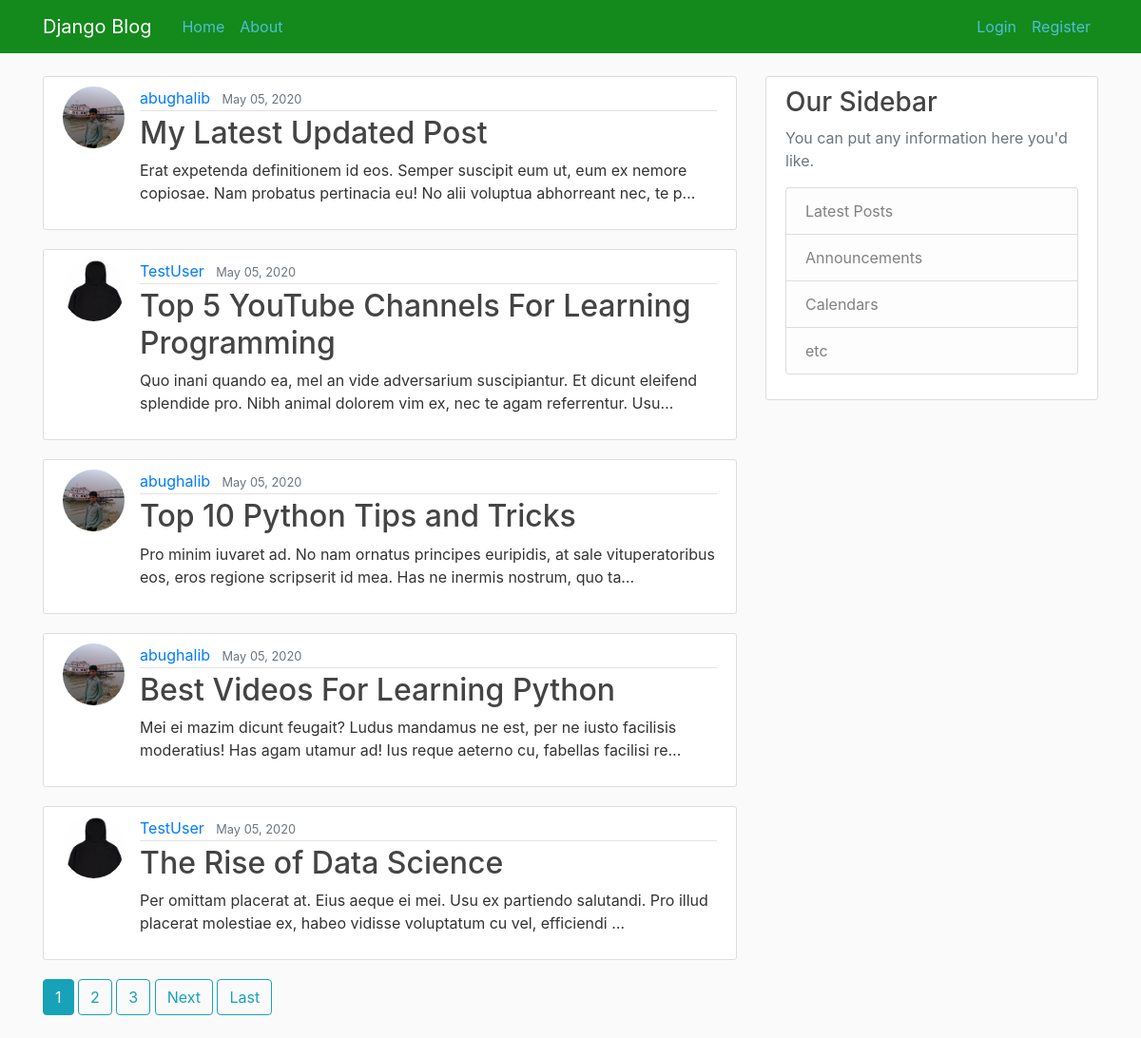
The page / on the database its author committed.
### blog/models.py (models this page shows, shortened)
class Post(models.Model):
    title = models.CharField(max_length=100)
    content = models.TextField()
    date_posted = models.DateTimeField(default=timezone.now)
    author = models.ForeignKey(User, on_delete=models.CASCADE)

### users/models.py (models this page shows, shortened)
class Profile(models.Model):
    user = models.OneToOneField(User, on_delete=models.CASCADE)
    image = models.ImageField(default='default.jpg', upload_to='profile_pics')

### blog/views.py (the view)
# urls.py: path('', PostListView.as_view(), name='blog-home'),
class PostListView(ListView):
    model = Post
    template_name = 'blog/home.html'
    context_object_name = 'posts'
    ordering = ['-date_posted']
    paginate_by = 5

### templates/blog/home.html (shortened to what this page needs)
{% extends "blog/base.html" %}
{% block content %}
    {% for post in posts %}
        <article class="media content-section">
        <img class="rounded-circle article-img" src="{{ post.author.profile.image.url }}">
          <div class="media-body">
            <div class="article-metadata">
              <a class="mr-2" href="{% url 'user-posts' post.author.username %}">{{ post.author }}</a>
              <small class="text-muted">{{ post.date_posted|date:"F d, Y" }}</small>
            </div>
            <h2><a class="article-title" href="{% url 'post-detail' post.id %}">{{ post.title }}</a></h2>
            <p class="article-content">{{ post.content|truncatechars:150 }}</p>
          </div>
        </article>
    {% endfor %}
    {% if is_paginated %}
        {% for num in page_obj.paginator.page_range %}
            {% if page_obj.number == num %}
                <a class="btn btn-info mb-4" href="?page={{ num }}">{{ num }}</a>
            {% elif num > page_obj.number|add:'-3' and num < page_obj.number|add:'3' %}
                <a class="btn btn-outline-info mb-4" href="?page={{ num }}">{{ num }}</a>
            {% endif %}
        {% endfor %}
        {% if page_obj.has_next %}
            <a class="btn btn-outline-info mb-4" href="?page={{ page_obj.next_page_number }}">Next</a>
            <a class="btn btn-outline-info mb-4" href="?page={{ page_obj.paginator.num_pages }}">Last</a>
        {% endif %}
    {% endif %}
{% endblock content %}

### templates/blog/base.html (shortened to what this page needs)
{% load static %}
<!DOCTYPE html>
<html>
<head>
    <link rel="stylesheet" href="https://maxcdn.bootstrapcdn.com/bootstrap/4.0.0/css/bootstrap.min.css"
>
    <link rel="stylesheet" type="text/css" href="{% static 'blog/main.css' %}">
</head>
<body>
    <header class="site-header">
      <nav class="navbar navbar-expand-md navbar-dark bg-steel fixed-top">
        <div class="container">
          <a class="navbar-brand mr-4" href="{% url 'blog-home' %}">Django Blog</a>
          <div class="collapse navbar-collapse" id="navbarToggle">
            <div class="navbar-nav mr-auto">
              <a class="nav-item nav-link" href="{% url 'blog-home' %}">Home</a>
              <a class="nav-item nav-link" href="{% url 'blog-about' %}">About</a>
            </div>
            <div class="navbar-nav">
              {% if user.is_authenticated %}
                  <a class="nav-item nav-link" href="{% url 'post-create' %}">New Post</a>
                <a class="nav-item nav-link" href="{% url 'profile' %}">{{ user.username }}</a>
                <a class="nav-item nav-link" href="{% url 'logout' %}">Logout</a>
              {% else %}
                <a class="nav-item nav-link" href="{% url 'login' %}">Login</a>
                <a class="nav-item nav-link" href="{% url 'register' %}">Register</a>
              {% endif %}
            </div>
          </div>
        </div>
      </nav>
    </header>
    <main role="main" class="container">
      <div class="row">
        <div class="col-md-8">
          {% block content %}{% endblock %}
        </div>
        <div class="col-md-4">
          <div class="content-section">
            <h3>Our Sidebar</h3>
            <p class='text-muted'>You can put any information here you'd like.
              <ul class="list-group">
                <li class="list-group-item list-group-item-light">Latest Posts</li>
                <li class="list-group-item list-group-item-light">Announcements</li>
                <li class="list-group-item list-group-item-light">Calendars</li>
                <li class="list-group-item list-group-item-light">etc</li>
              </ul>
            </p>
          </div>
        </div>
      </div>
    </main>
</body>
</html>

### blog/static/blog/main.css (style rules this page uses)
body { background: #fafafa; color: #333333; margin-top: 5rem; }
h1, h2, h3, h4, h5, h6 { color: #444444; }
ul { margin: 0; }
.bg-steel { background-color: #138a1b; }
.site-header .navbar-nav .nav-link { color: #51bddb; }
.content-section { background: #ffffff; padding: 10px 20px; border: 1px solid #dddddd; border-radius: 3px; margin-bottom: 20px; }
.article-title { color: #444444; }
.article-content { white-space: pre-line; }
.article-img { height: 65px; width: 65px; margin-right: 16px; }
.article-metadata { padding-bottom: 1px; margin-bottom: 4px; border-bottom: 1px solid #e3e3e3 }

### rows shown on the page
Post: author.profile.image (picture), author "abughalib", date_posted "May 05, 2020", title "My Latest Updated Post", content "Erat expetenda definitionem id eos. Semper suscipit eum ut, eum ex nemore copiosae. Nam probatus pertinacia eu! No alii voluptua abhorreant nec, te p…"
Post: author.profile.image (placeholder picture), author "TestUser", date_posted "May 05, 2020", title "Top 5 YouTube Channels For Learning Programming", content "Quo inani quando ea, mel an vide adversarium suscipiantur. Et dicunt eleifend splendide pro. Nibh animal dolorem vim ex, nec te agam referrentur. Usu…"
Post: author.profile.image (picture), author "abughalib", date_posted "May 05, 2020", title "Top 10 Python Tips and Tricks", content "Pro minim iuvaret ad. No nam ornatus principes euripidis, at sale vituperatoribus eos, eros regione scripserit id mea. Has ne inermis nostrum, quo ta…"
Post: author.profile.image (picture), author "abughalib", date_posted "May 05, 2020", title "Best Videos For Learning Python", content "Mei ei mazim dicunt feugait? Ludus mandamus ne est, per ne iusto facilisis moderatius! Has agam utamur ad! Ius reque aeterno cu, fabellas facilisi re…"
Post: author.profile.image (placeholder picture), author "TestUser", date_posted "May 05, 2020", title "The Rise of Data Science", content "Per omittam placerat at. Eius aeque ei mei. Usu ex partiendo salutandi. Pro illud placerat molestiae ex, habeo vidisse voluptatum cu vel, efficiendi …"

### other values the page prints
{{ num }} "1"
{{ num }} "2" "3"
